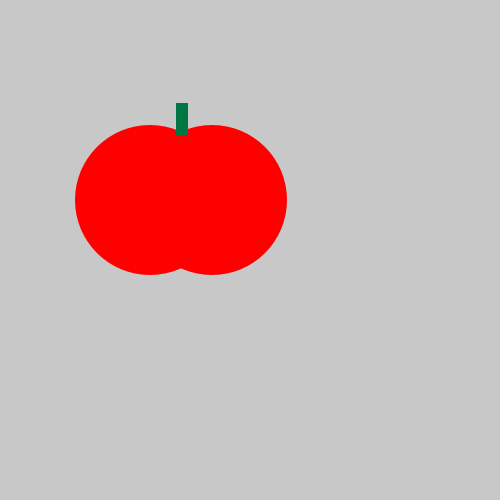
Frame 1 (no input)
Frame 60 (the mouse pressed at the canvas centre just before this capture): identical to frame 1, image omitted
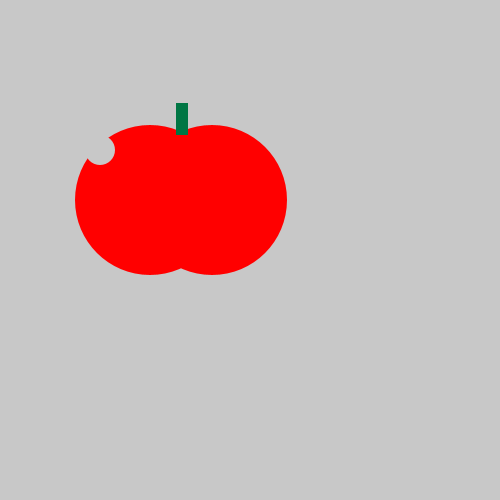
Frame 120 (the mouse held since frame 60 and released just before this capture)

The Processing sketch that drew these frames (run headless with seeded random() and noise(); from frame 60 on, the mouse is pressed at the canvas centre):

// Processing sketch: tasty_tomato
// ── tasty_tomato.pde
void setup() {
    size(500, 500);
}
void draw() {
    background(200, 200, 200);
    noStroke();
    fill(255, 0, 000);
    ellipse(150, 200, 150, 150);
    ellipse(212, 200, 150, 150);
    fill(0, 118, 68);
    rect(176, 103, 12, 32);

if (mousePressed){
  fill(200, 200, 200);
  ellipse(100, 150, 30, 30); 
}  
}
